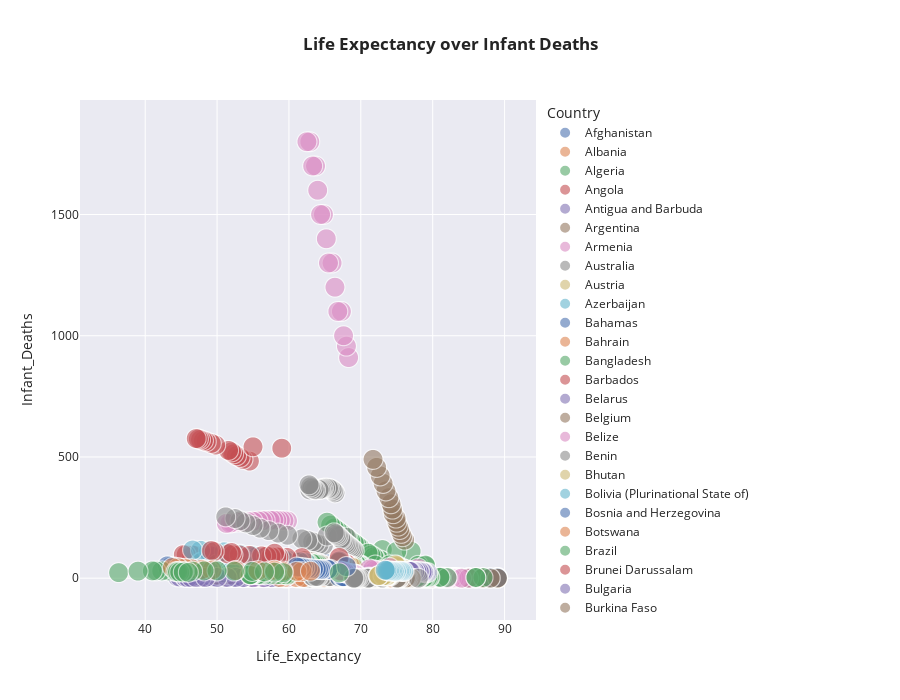

Notebook source saved alongside this figure:
### Markdown cell above
### Question #4: Analyze the life expectancy over the infant death for the countries.

### Code cell
# SCATTER PLOT
fig = px.scatter(df, x='Life_Expectancy', y='Infant_Deaths', color='Country', 
           size='Year', template='seaborn', opacity=0.6, 
           title = '<b>Life Expectancy over Infant Deaths')
fig.update_layout(width=900, height=700)
fig.show()

plotly.offline.plot(fig, filename='Life Expectancy over Infant Deaths.html')
